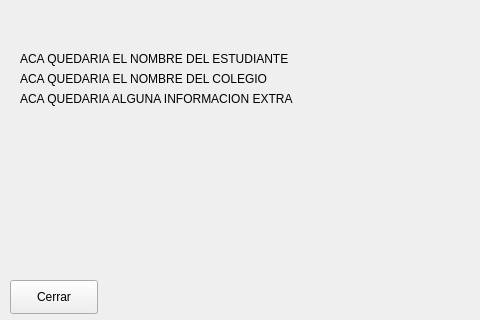
<?xml version="1.0" encoding="UTF-8"?>
<ui version="4.0">
 <class>win_main</class>
 <widget class="QWidget" name="win_main">
  <property name="geometry">
   <rect>
    <x>0</x>
    <y>0</y>
    <width>480</width>
    <height>320</height>
   </rect>
  </property>
  <property name="maximumSize">
   <size>
    <width>480</width>
    <height>320</height>
   </size>
  </property>
  <property name="windowTitle">
   <string>Form</string>
  </property>
  <widget class="QPushButton" name="btn_close">
   <property name="geometry">
    <rect>
     <x>10</x>
     <y>280</y>
     <width>88</width>
     <height>34</height>
    </rect>
   </property>
   <property name="text">
    <string>Cerrar</string>
   </property>
  </widget>
  <widget class="QLabel" name="img_escudo">
   <property name="geometry">
    <rect>
     <x>367</x>
     <y>0</y>
     <width>113</width>
     <height>87</height>
    </rect>
   </property>
   <property name="maximumSize">
    <size>
     <width>113</width>
     <height>87</height>
    </size>
   </property>
   <property name="text">
    <string/>
   </property>
   <property name="pixmap">
    <pixmap resource="../../resources.qrc">:/img/gui/img/escudo.png</pixmap>
   </property>
   <property name="scaledContents">
    <bool>true</bool>
   </property>
   <property name="indent">
    <number>-1</number>
   </property>
  </widget>
  <widget class="QLabel" name="lbl_nombres">
   <property name="geometry">
    <rect>
     <x>20</x>
     <y>50</y>
     <width>350</width>
     <height>18</height>
    </rect>
   </property>
   <property name="text">
    <string>ACA QUEDARIA EL NOMBRE DEL ESTUDIANTE</string>
   </property>
  </widget>
  <widget class="QLabel" name="img_status">
   <property name="geometry">
    <rect>
     <x>190</x>
     <y>200</y>
     <width>64</width>
     <height>64</height>
    </rect>
   </property>
   <property name="text">
    <string/>
   </property>
   <property name="pixmap">
    <pixmap>./gui/img/check_icon.png</pixmap>
   </property>
   <property name="scaledContents">
    <bool>true</bool>
   </property>
  </widget>
  <widget class="QLabel" name="lbl_institucion">
   <property name="geometry">
    <rect>
     <x>20</x>
     <y>70</y>
     <width>350</width>
     <height>18</height>
    </rect>
   </property>
   <property name="text">
    <string>ACA QUEDARIA EL NOMBRE DEL COLEGIO</string>
   </property>
  </widget>
  <widget class="QLabel" name="lbl_info">
   <property name="geometry">
    <rect>
     <x>20</x>
     <y>90</y>
     <width>350</width>
     <height>18</height>
    </rect>
   </property>
   <property name="text">
    <string>ACA QUEDARIA ALGUNA INFORMACION EXTRA</string>
   </property>
  </widget>
 </widget>
 <resources>
  <include location="../../resources.qrc"/>
 </resources>
 <connections/>
</ui>
